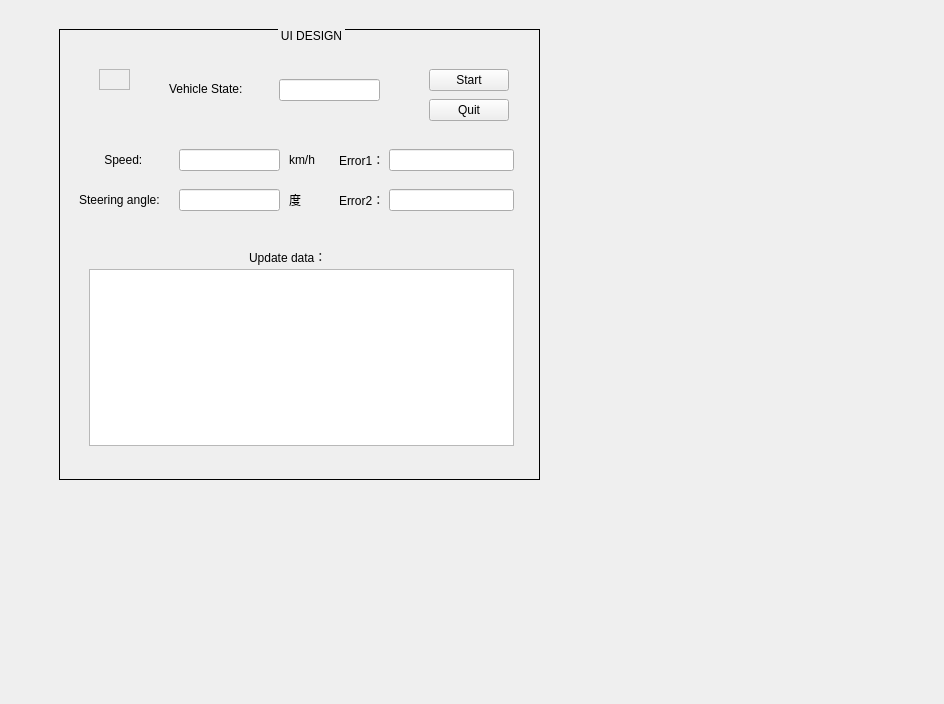
<?xml version="1.0" encoding="UTF-8"?>
<ui version="4.0">
 <class>MainWindowDesign</class>
 <widget class="QMainWindow" name="MainWindowDesign">
  <property name="geometry">
   <rect>
    <x>0</x>
    <y>0</y>
    <width>944</width>
    <height>704</height>
   </rect>
  </property>
  <property name="windowTitle">
   <string>QRosApp</string>
  </property>
  <property name="windowIcon">
   <iconset>
    <normaloff>:/images/icon.png</normaloff>:/images/icon.png</iconset>
  </property>
  <property name="locale">
   <locale language="English" country="Australia"/>
  </property>
  <widget class="QWidget" name="centralwidget">
   <widget class="QWidget" name="tab_manager" native="true">
    <property name="geometry">
     <rect>
      <x>9</x>
      <y>9</y>
      <width>926</width>
      <height>686</height>
     </rect>
    </property>
    <property name="minimumSize">
     <size>
      <width>100</width>
      <height>0</height>
     </size>
    </property>
    <property name="locale">
     <locale language="English" country="Australia"/>
    </property>
    <widget class="QGroupBox" name="groupBox_12">
     <property name="geometry">
      <rect>
       <x>50</x>
       <y>20</y>
       <width>481</width>
       <height>451</height>
      </rect>
     </property>
     <property name="sizePolicy">
      <sizepolicy hsizetype="MinimumExpanding" vsizetype="Preferred">
       <horstretch>0</horstretch>
       <verstretch>0</verstretch>
      </sizepolicy>
     </property>
     <property name="styleSheet">
      <string notr="true">
QGroupBox{
	
border-width:1px;
border-style:solid;
border-color:black;

}



QGroupBox::title{
subcontrol-origin:margin;
subcontrol-position:to left;
left:10px;
margin-left:0px;
padding: 0 1px;
}</string>
     </property>
     <property name="title">
      <string>UI DESIGN</string>
     </property>
     <widget class="QListView" name="view_logging_sub">
      <property name="geometry">
       <rect>
        <x>30</x>
        <y>240</y>
        <width>425</width>
        <height>177</height>
       </rect>
      </property>
      <property name="styleSheet">
       <string notr="true"/>
      </property>
     </widget>
     <widget class="QLabel" name="label_4">
      <property name="geometry">
       <rect>
        <x>110</x>
        <y>50</y>
        <width>81</width>
        <height>20</height>
       </rect>
      </property>
      <property name="text">
       <string>Vehicle State:</string>
      </property>
     </widget>
     <widget class="QPushButton" name="start">
      <property name="geometry">
       <rect>
        <x>370</x>
        <y>40</y>
        <width>80</width>
        <height>22</height>
       </rect>
      </property>
      <property name="text">
       <string>Start</string>
      </property>
     </widget>
     <widget class="QPushButton" name="quit">
      <property name="geometry">
       <rect>
        <x>370</x>
        <y>70</y>
        <width>80</width>
        <height>22</height>
       </rect>
      </property>
      <property name="text">
       <string>Quit</string>
      </property>
     </widget>
     <widget class="QLineEdit" name="l_speed">
      <property name="geometry">
       <rect>
        <x>120</x>
        <y>120</y>
        <width>101</width>
        <height>22</height>
       </rect>
      </property>
     </widget>
     <widget class="QLineEdit" name="l_steer_angle">
      <property name="geometry">
       <rect>
        <x>120</x>
        <y>160</y>
        <width>101</width>
        <height>22</height>
       </rect>
      </property>
     </widget>
     <widget class="QLineEdit" name="l_error1">
      <property name="geometry">
       <rect>
        <x>330</x>
        <y>120</y>
        <width>125</width>
        <height>22</height>
       </rect>
      </property>
     </widget>
     <widget class="QLineEdit" name="l_error2">
      <property name="geometry">
       <rect>
        <x>330</x>
        <y>160</y>
        <width>125</width>
        <height>22</height>
       </rect>
      </property>
     </widget>
     <widget class="QLineEdit" name="l_state">
      <property name="geometry">
       <rect>
        <x>220</x>
        <y>50</y>
        <width>101</width>
        <height>22</height>
       </rect>
      </property>
     </widget>
     <widget class="QLabel" name="subscribe_3">
      <property name="geometry">
       <rect>
        <x>190</x>
        <y>220</y>
        <width>121</width>
        <height>16</height>
       </rect>
      </property>
      <property name="text">
       <string>Update data：</string>
      </property>
     </widget>
     <widget class="QLabel" name="subscribe_4">
      <property name="geometry">
       <rect>
        <x>280</x>
        <y>120</y>
        <width>44</width>
        <height>22</height>
       </rect>
      </property>
      <property name="text">
       <string>Error1：</string>
      </property>
     </widget>
     <widget class="QLabel" name="subscribe_5">
      <property name="geometry">
       <rect>
        <x>280</x>
        <y>160</y>
        <width>44</width>
        <height>22</height>
       </rect>
      </property>
      <property name="text">
       <string>Error2：</string>
      </property>
     </widget>
     <widget class="QLabel" name="subscribe_6">
      <property name="geometry">
       <rect>
        <x>20</x>
        <y>160</y>
        <width>101</width>
        <height>22</height>
       </rect>
      </property>
      <property name="text">
       <string>Steering angle:</string>
      </property>
     </widget>
     <widget class="QLabel" name="subscribe_2">
      <property name="geometry">
       <rect>
        <x>22</x>
        <y>120</y>
        <width>91</width>
        <height>22</height>
       </rect>
      </property>
      <property name="text">
       <string>       Speed:</string>
      </property>
     </widget>
     <widget class="QLabel" name="subscribe_7">
      <property name="geometry">
       <rect>
        <x>230</x>
        <y>120</y>
        <width>44</width>
        <height>22</height>
       </rect>
      </property>
      <property name="text">
       <string>km/h</string>
      </property>
     </widget>
     <widget class="QLabel" name="subscribe_8">
      <property name="geometry">
       <rect>
        <x>230</x>
        <y>160</y>
        <width>44</width>
        <height>22</height>
       </rect>
      </property>
      <property name="text">
       <string>度</string>
      </property>
     </widget>
     <widget class="QFrame" name="frame">
      <property name="geometry">
       <rect>
        <x>40</x>
        <y>40</y>
        <width>31</width>
        <height>21</height>
       </rect>
      </property>
      <property name="styleSheet">
       <string notr="true">image: url(:/images/bit.jpeg);</string>
      </property>
      <property name="frameShape">
       <enum>QFrame::StyledPanel</enum>
      </property>
      <property name="frameShadow">
       <enum>QFrame::Raised</enum>
      </property>
     </widget>
     <zorder>view_logging_sub</zorder>
     <zorder>label_4</zorder>
     <zorder>start</zorder>
     <zorder>quit</zorder>
     <zorder>l_state</zorder>
     <zorder>subscribe_3</zorder>
     <zorder>l_error2</zorder>
     <zorder>subscribe_6</zorder>
     <zorder>subscribe_5</zorder>
     <zorder>l_steer_angle</zorder>
     <zorder>subscribe_2</zorder>
     <zorder>l_error1</zorder>
     <zorder>subscribe_4</zorder>
     <zorder>l_speed</zorder>
     <zorder>subscribe_7</zorder>
     <zorder>subscribe_8</zorder>
     <zorder>frame</zorder>
     <zorder>l_steer_angle</zorder>
     <zorder>l_speed</zorder>
    </widget>
   </widget>
  </widget>
  <action name="action_Quit">
   <property name="text">
    <string>&amp;Quit</string>
   </property>
   <property name="shortcut">
    <string>Ctrl+Q</string>
   </property>
   <property name="shortcutContext">
    <enum>Qt::ApplicationShortcut</enum>
   </property>
  </action>
  <action name="action_Preferences">
   <property name="text">
    <string>&amp;Preferences</string>
   </property>
  </action>
  <action name="actionAbout">
   <property name="text">
    <string>&amp;About</string>
   </property>
  </action>
  <action name="actionAbout_Qt">
   <property name="text">
    <string>About &amp;Qt</string>
   </property>
  </action>
 </widget>
 <resources/>
 <connections>
  <connection>
   <sender>action_Quit</sender>
   <signal>triggered()</signal>
   <receiver>MainWindowDesign</receiver>
   <slot>close()</slot>
   <hints>
    <hint type="sourcelabel">
     <x>-1</x>
     <y>-1</y>
    </hint>
    <hint type="destinationlabel">
     <x>399</x>
     <y>299</y>
    </hint>
   </hints>
  </connection>
 </connections>
</ui>
